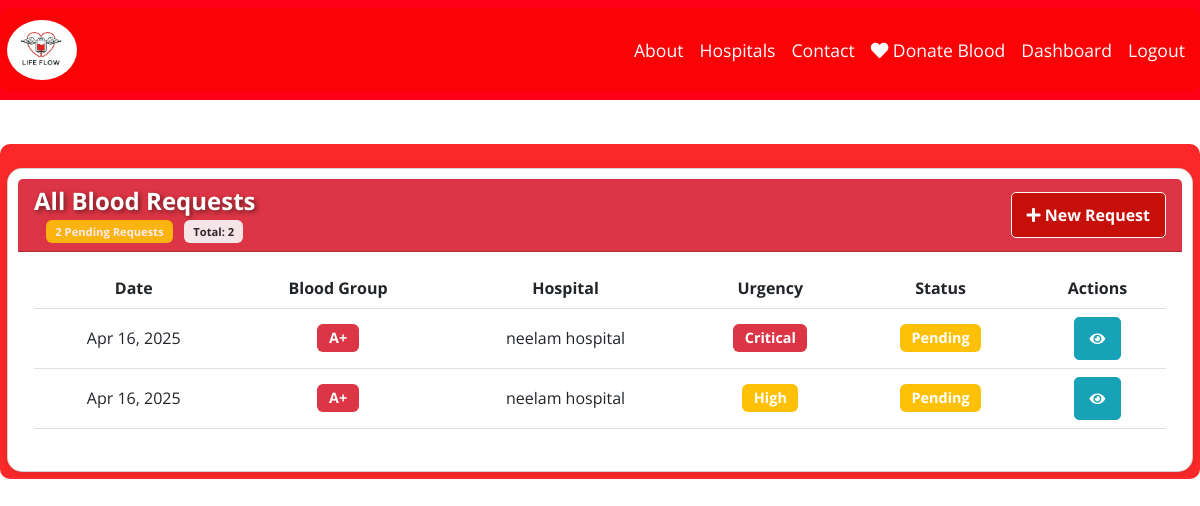
The page /request-history/ (signed in) on the database its author committed.
### core/models.py (models this page shows, shortened)
class BloodRequest(models.Model):
    URGENCY_CHOICES = [
        ('low', 'Low'),
        ('medium', 'Medium'),
        ('high', 'High'),
        ('critical', 'Critical'),
    ]
    STATUS_CHOICES = [
        ('pending', 'Pending'),
        ('approved', 'Approved'),
        ('rejected', 'Rejected'),
    ]
    blood_group = models.CharField(max_length=3, choices=BLOOD_GROUP_CHOICES)
    hospital_name = models.CharField(max_length=100, default='')
    hospital_address = models.TextField(default='')
    contact_name = models.CharField(max_length=100, default='')
    contact_number = models.CharField(max_length=15, default='')
    urgency = models.CharField(max_length=8, choices=URGENCY_CHOICES, default='medium')
    status = models.CharField(max_length=8, choices=STATUS_CHOICES, default='pending')
    created_at = models.DateTimeField(auto_now_add=True)
    additional_notes = models.TextField(blank=True, default='')
    requester_notified = models.BooleanField(default=False)
    class Meta:
        ordering = ['-created_at']

### core/views.py (the view)
# urls.py: path('request-history/', views.request_history, name='request_history'),
@login_required
def request_history(request):
    context = {}
    if request.user.is_superuser:
        blood_requests = BloodRequest.objects.all()
    else:
        blood_requests = BloodRequest.objects.filter(contact_name=request.user.get_full_name())
    blood_requests = blood_requests.order_by('-created_at')
    context.update({
        'requests': blood_requests,
        'pending_count': blood_requests.filter(status='pending').count(),
        'total_count': blood_requests.count(),
        'is_admin': request.user.is_superuser  # Use superuser status instead of role
    })
    return render(request, 'request_history.html', context)

### core/templates/request_history.html (shortened to what this page needs)
{% extends 'base.html' %}
{% load static %}
{% block content %}
<br><br><br><br>
<div class="container mt-5 pt-4">
    <div class="row">
        <div class="col-12">
            <div class="card shadow-sm">
                <div class="card-header bg-danger text-white d-flex justify-content-between align-items-center">
                    <div>
                        <h4 class="mb-0">
                            {% if user.is_superuser %}
                                All Blood Requests
                            {% else %}
                                My Blood Requests
                            {% endif %}
                        </h4>
                        <small class="mt-1 d-block">
                            {% if pending_count > 0 %}
                                <span class="badge bg-warning">
                                    {{ pending_count }} Pending Request{{ pending_count|pluralize }}
                                </span>
                            {% endif %}
                            <span class="badge bg-light text-dark ms-2">
                                Total: {{ total_count }}
                            </span>
                        </small>
                    </div>
                    <a href="{% url 'request_blood' %}" class="btn btn-light">
                        <i class="fas fa-plus"></i> New Request
                    </a>
                </div>
                <div class="card-body">
                    {% if requests %}
                        <div class="table-responsive">
                            <table class="table table-hover">
                                <thead>
                                    <tr>
                                        <th>Date</th>
                                        <th>Blood Group</th>
                                        <th>Hospital</th>
                                        <th>Urgency</th>
                                        <th>Status</th>
                                        <th>Actions</th>
                                    </tr>
                                </thead>
                                <tbody>
                                    {% for request in requests %}
                                    <tr>
                                        <td>{{ request.created_at|date:"M d, Y" }}</td>
                                        <td>
                                            <span class="badge bg-danger">{{ request.blood_group }}</span>
                                        </td>
                                        <td>{{ request.hospital_name }}</td>
                                        <td>
                                            <span class="badge {% if request.urgency == 'critical' %}bg-danger
                                                {% elif request.urgency == 'high' %}bg-warning
                                                {% elif request.urgency == 'medium' %}bg-info
                                                {% else %}bg-success{% endif %}">
                                                {{ request.urgency|title }}
                                            </span>
                                        </td>
                                        <td>
                                            <span class="badge {% if request.status == 'pending' %}bg-warning
                                                {% elif request.status == 'approved' %}bg-success
                                                {% else %}bg-danger{% endif %}">
                                                {{ request.status|title }}
                                            </span>
                                        </td>
                                        <td>
                                            <button class="btn btn-sm btn-info" data-bs-toggle="modal"
                                                    data-bs-target="#detailsModal{{ request.id }}">
                                                <i class="fas fa-eye"></i>
                                            </button>
                                        </td>
                                    </tr>
                                    {% endfor %}
                                </tbody>
                            </table>
                        </div>
                    {% endif %}
                </div>
            </div>
        </div>
    </div>
</div>
{% endblock %}

### core/static/style.css (style rules this page uses)
body { font-family: Arial, sans-serif; color: #dc1b1b; background-color: white; transition: background-color 0.3s, color 0.3s; }
.container { max-width: 1200px; margin: auto; padding: 10px; }
.card { background: #fff; padding: 10px; border-radius: 15px; box-shadow: 0 4px 8px rgba(0, 0, 0, 0.1); text-align: center; transition: transform 0.3s; }
.container { position: relative; z-index: 2; background: rgba(250, 3, 3, 0.85); padding: 7px; border-radius: 10px; }
.btn { display: inline-block; padding: 10px 15px; background: #c50f08; color: white; border-radius: 5px; text-decoration: none; font-weight: bold; transition: background 0.3s; }
.shadow-sm { box-shadow: 0 1px 2px rgba(0, 0, 0, 0.05); }
h2, h4 { color: white !important; font-weight: bold; text-shadow: 2px 2px 5px rgba(0, 0, 0, 0.5); }

### core/templates/base.html (style rules this page uses)
body { font-family: 'Open Sans', sans-serif; scroll-behavior: smooth; }

### core/templates/request_history.html (style rules this page uses)
.table td, .table th { vertical-align: middle; }
.badge { font-size: 0.9em; padding: 0.5em 0.8em; }
.btn-info { background-color: #17a2b8; border-color: #17a2b8; color: white; }
.card-header small { opacity: 0.9; }
.card-header .badge { font-size: 0.8em; }

### rows shown on the page
BloodRequest: created_at "Apr 16, 2025", blood_group "A+", hospital_name "neelam hospital", urgency "Critical", status "Pending"
BloodRequest: created_at "Apr 16, 2025", blood_group "A+", hospital_name "neelam hospital", urgency "High", status "Pending"

### other values the page prints
{{ pending_count }} "2"
{{ total_count }} "2"
